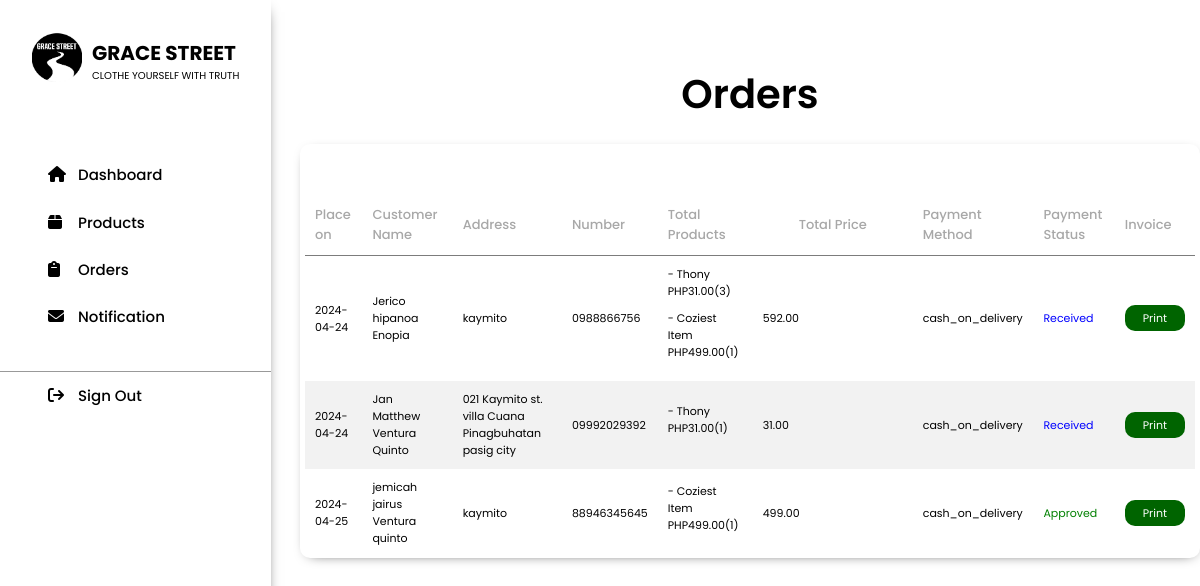
Before: /admin_employee/orders.php with the older database file.
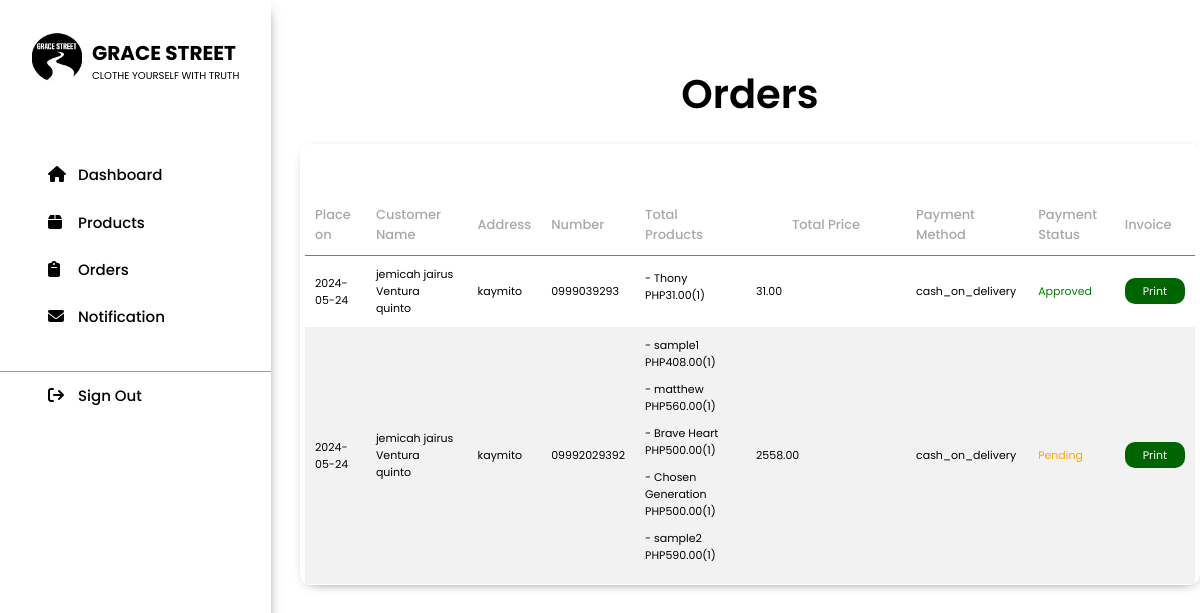
After: the same page with the newer database file.
### tables this page shows
CREATE TABLE `orders` (
  `ID` int(11) NOT NULL,
  `Name` varchar(255) DEFAULT NULL,
  `Number` varchar(20) DEFAULT NULL,
  `Email` varchar(255) DEFAULT NULL,
  `Method` varchar(50) DEFAULT NULL,
  `Address` text DEFAULT NULL,
  `Total_Products` varchar(1000) DEFAULT NULL,
  `Total_Price` decimal(10,2) DEFAULT NULL,
  `Placed_on` date DEFAULT NULL,
  `Order_Status` varchar(255) DEFAULT NULL,
  `order_email` varchar(255) DEFAULT NULL
);

### admin_employee/orders.php (the view, shortened to what this page needs)
<?php
include('../components/connect.php');
$sql = "SELECT * FROM orders";
$result = mysqli_query($con, $sql);
?>
<!DOCTYPE html>
<html lang="en">
<head>
    <link rel="stylesheet" href="styles/index.css">
    <link rel="stylesheet" href="https://cdnjs.cloudflare.com/ajax/libs/font-awesome/6.5.2/css/all.min.css" />
</head>
<body>
<?php include '../admin_employee/dashboard_header.php'; ?>
   <section class="main_orders_container">
        <div class="main_container">
            <h1 class="main_title">Orders</h1>
            <div class="main_products_box">
                <div class="main_products_table">
                    <table>
                        <thead>
                            <tr>
                                <th>Place on</th>
                                <th>Customer Name</th>
                                <th>Address</th>
                                <th>Number</th>
                                <th>Total Products</th>
                                <th>Total Price</th>
                                <th>Payment Method</th>
                                <th>Payment Status</th>
                                <th>Invoice</th>
                            </tr>
                        </thead>
                        <tbody>
                        <tbody>
                        <?php if(mysqli_num_rows($result) > 0): ?>
                            <?php while($row = mysqli_fetch_assoc($result)): ?>
                            <tr class="order-view" >
                                <td><?php echo $row['Placed_on']; ?></td>
                                <td><?php echo $row['Name']; ?></td>
                                <td><?php echo $row['Address']; ?></td>
                                <td><?php echo $row['Number']; ?></td>
                                <td><?php echo $row['Total_Products']; ?></td>
                                <td><?php echo $row['Total_Price']; ?></td>
                                <td><?php echo $row['Method']; ?></td>
                                <td style="color: <?php
                                    if ($row['Order_Status'] == 0) {
                                        echo 'orange';
                                    } elseif ($row['Order_Status'] == 1) {
                                        echo 'green';
                                    } elseif ($row['Order_Status'] == 'Received') {
                                        echo 'blue';
                                    }
                                ?>">
                                    <?php
                                    if ($row['Order_Status'] == 0) {
                                        echo 'Pending';
                                    } elseif ($row['Order_Status'] == 1) {
                                        echo 'Approved';
                                    } elseif ($row['Order_Status'] == 'Received') {
                                        echo 'Received';
                                    }
                                    ?>
                                </td>
                                <td><a class="printbtn" type="submit" href="generate_invoice.php?id=<?php echo $row['ID']; ?>&name=<?php echo urlencode($row['Name']); ?>&address=<?php echo urlencode($row['Address']); ?>&number=<?php echo urlencode($row['Number']); ?>&total_products=<?php echo urlencode($row['Total_Products']); ?>&total_price=<?php echo urlencode($row['Total_Price']); ?>&method=<?php echo urlencode($row['Method']); ?>">Print</a></td>
                            </tr>
                            <?php endwhile; ?>
                        </tbody>
                    </table>
                    <?php endif; ?>
                </div>
            </div>
        </div>
   </section>
</body>
</html>

Changed rows visible on the page:
removed orders: Placed_on "2024-04-24", Name "Jerico hipanoa Enopia", Address "kaymito", Number "0988866756", Total_Products "- Thony PHP31.00(3) - Coziest Item PHP499.00(1)", Total_Price "592.00", Method "cash_on_delivery", Order_Status "Received"
removed orders: Placed_on "2024-04-24", Name "Jan Matthew Ventura Quinto", Address "021 Kaymito st. villa Cuana Pinagbuhatan pasig city", Number "09992029392", Total_Products "- Thony PHP31.00(1)", Total_Price "31.00", Method "cash_on_delivery", Order_Status "Received"
removed orders: Placed_on "2024-04-25", Name "jemicah jairus Ventura quinto", Address "kaymito", Number "88946345645", Total_Products "- Coziest Item PHP499.00(1)", Total_Price "499.00", Method "cash_on_delivery", Order_Status "Approved"
added orders: Placed_on "2024-05-24", Name "jemicah jairus Ventura quinto", Address "kaymito", Number "0999039293", Total_Products "- Thony PHP31.00(1)", Total_Price "31.00", Method "cash_on_delivery", Order_Status "Approved"
added orders: Placed_on "2024-05-24", Name "jemicah jairus Ventura quinto", Address "kaymito", Number "09992029392", Total_Products "- sample1 PHP408.00(1) - matthew PHP560.00(1) - Brave Heart PHP500.00(1) - Chosen Generation PHP500.00(1) - sample2 PHP590.00(1)", Total_Price "2558.00", Method "cash_on_delivery", Order_Status "Pending"
